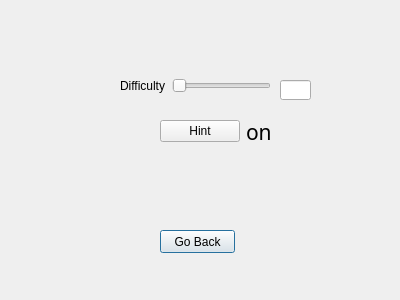
<?xml version="1.0" encoding="UTF-8"?>
<ui version="4.0">
 <class>Options</class>
 <widget class="QDialog" name="Options">
  <property name="geometry">
   <rect>
    <x>0</x>
    <y>0</y>
    <width>400</width>
    <height>300</height>
   </rect>
  </property>
  <property name="windowTitle">
   <string>Dialog</string>
  </property>
  <widget class="QPushButton" name="pushButton">
   <property name="geometry">
    <rect>
     <x>160</x>
     <y>230</y>
     <width>75</width>
     <height>23</height>
    </rect>
   </property>
   <property name="text">
    <string>Go Back</string>
   </property>
  </widget>
  <widget class="QWidget" name="horizontalLayoutWidget">
   <property name="geometry">
    <rect>
     <x>120</x>
     <y>70</y>
     <width>151</width>
     <height>31</height>
    </rect>
   </property>
   <layout class="QHBoxLayout" name="horizontalLayout">
    <item>
     <widget class="QLabel" name="label">
      <property name="text">
       <string>Difficulty</string>
      </property>
     </widget>
    </item>
    <item>
     <widget class="QSlider" name="horizontalSlider">
      <property name="maximum">
       <number>9</number>
      </property>
      <property name="orientation">
       <enum>Qt::Horizontal</enum>
      </property>
     </widget>
    </item>
   </layout>
  </widget>
  <widget class="QLineEdit" name="lineEdit">
   <property name="geometry">
    <rect>
     <x>280</x>
     <y>80</y>
     <width>31</width>
     <height>20</height>
    </rect>
   </property>
  </widget>
  <widget class="QWidget" name="horizontalLayoutWidget_2">
   <property name="geometry">
    <rect>
     <x>160</x>
     <y>116</y>
     <width>160</width>
     <height>31</height>
    </rect>
   </property>
   <layout class="QHBoxLayout" name="horizontalLayout_2">
    <item>
     <widget class="QPushButton" name="pushButton_2">
      <property name="text">
       <string>Hint</string>
      </property>
     </widget>
    </item>
    <item>
     <widget class="QLabel" name="label_2">
      <property name="font">
       <font>
        <family>18thCentury</family>
        <pointsize>16</pointsize>
       </font>
      </property>
      <property name="text">
       <string>on</string>
      </property>
     </widget>
    </item>
   </layout>
  </widget>
  <widget class="QWidget" name="horizontalLayoutWidget_3">
   <property name="geometry">
    <rect>
     <x>160</x>
     <y>150</y>
     <width>160</width>
     <height>31</height>
    </rect>
   </property>
   <layout class="QHBoxLayout" name="horizontalLayout_3"/>
  </widget>
 </widget>
 <resources/>
 <connections/>
</ui>
